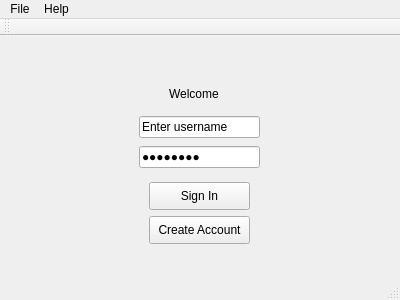
<?xml version="1.0" encoding="UTF-8"?>
<ui version="4.0">
 <class>MainWindow</class>
 <widget class="QMainWindow" name="MainWindow">
  <property name="geometry">
   <rect>
    <x>0</x>
    <y>0</y>
    <width>400</width>
    <height>300</height>
   </rect>
  </property>
  <property name="windowTitle">
   <string>MainWindow</string>
  </property>
  <widget class="QWidget" name="centralWidget">
   <widget class="QLabel" name="welcomeLbl">
    <property name="geometry">
     <rect>
      <x>169</x>
      <y>50</y>
      <width>55</width>
      <height>16</height>
     </rect>
    </property>
    <property name="text">
     <string>Welcome</string>
    </property>
   </widget>
   <widget class="QLineEdit" name="userName">
    <property name="geometry">
     <rect>
      <x>139</x>
      <y>80</y>
      <width>121</width>
      <height>22</height>
     </rect>
    </property>
    <property name="text">
     <string>Enter username</string>
    </property>
   </widget>
   <widget class="QLineEdit" name="passWord">
    <property name="geometry">
     <rect>
      <x>139</x>
      <y>110</y>
      <width>121</width>
      <height>22</height>
     </rect>
    </property>
    <property name="text">
     <string>password</string>
    </property>
    <property name="echoMode">
     <enum>QLineEdit::Password</enum>
    </property>
   </widget>
   <widget class="QPushButton" name="signInbtn">
    <property name="geometry">
     <rect>
      <x>149</x>
      <y>146</y>
      <width>101</width>
      <height>28</height>
     </rect>
    </property>
    <property name="text">
     <string>Sign In</string>
    </property>
   </widget>
   <widget class="QPushButton" name="createAccbtn">
    <property name="geometry">
     <rect>
      <x>149</x>
      <y>180</y>
      <width>101</width>
      <height>28</height>
     </rect>
    </property>
    <property name="sizePolicy">
     <sizepolicy hsizetype="Expanding" vsizetype="Fixed">
      <horstretch>0</horstretch>
      <verstretch>0</verstretch>
     </sizepolicy>
    </property>
    <property name="text">
     <string>Create Account</string>
    </property>
   </widget>
  </widget>
  <widget class="QMenuBar" name="menuBar">
   <property name="geometry">
    <rect>
     <x>0</x>
     <y>0</y>
     <width>400</width>
     <height>26</height>
    </rect>
   </property>
   <widget class="QMenu" name="menuFile">
    <property name="title">
     <string>File</string>
    </property>
    <addaction name="separator"/>
    <addaction name="actionExit"/>
   </widget>
   <widget class="QMenu" name="menuHelp">
    <property name="title">
     <string>Help</string>
    </property>
    <addaction name="actionAbout"/>
   </widget>
   <addaction name="menuFile"/>
   <addaction name="menuHelp"/>
  </widget>
  <widget class="QToolBar" name="mainToolBar">
   <attribute name="toolBarArea">
    <enum>TopToolBarArea</enum>
   </attribute>
   <attribute name="toolBarBreak">
    <bool>false</bool>
   </attribute>
  </widget>
  <widget class="QStatusBar" name="statusBar"/>
  <action name="actionExit">
   <property name="text">
    <string>Exit</string>
   </property>
  </action>
  <action name="actionAbout">
   <property name="text">
    <string>About</string>
   </property>
  </action>
 </widget>
 <layoutdefault spacing="6" margin="11"/>
 <tabstops>
  <tabstop>userName</tabstop>
  <tabstop>passWord</tabstop>
  <tabstop>signInbtn</tabstop>
  <tabstop>createAccbtn</tabstop>
 </tabstops>
 <resources/>
 <connections/>
</ui>
